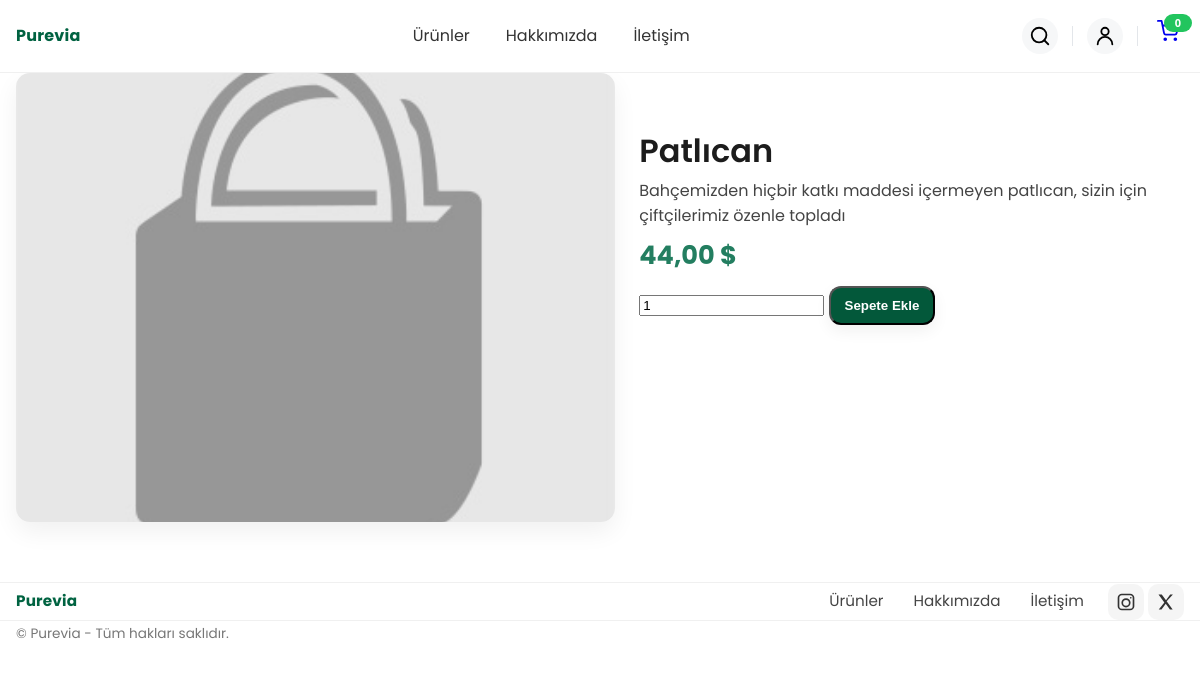
The page /urun/patlican/ on the database its author committed.
### urunler/models.py (models this page shows, shortened)
class Urunler(models.Model):
    isim = models.CharField(max_length=100)
    kullanici = models.ForeignKey(User,on_delete=models.CASCADE)
    marka = models.ForeignKey(Markalar,on_delete=models.CASCADE,blank=True,null=True)
    kategori =models.ForeignKey(Kategoriler,on_delete=models.CASCADE,null=True,blank=True)
    fiyat = models.DecimalField(decimal_places=2, max_digits=10)
    indirimli_fiyat = models.DecimalField(decimal_places=2, max_digits=10,null=True,blank=True)
    kisa_aciklama = models.CharField(max_length=100, null=True, blank=True)
    aciklama=models.TextField(blank=True, null=True)
    seo_title = models.CharField(max_length=100, null=True, blank=True)
    seo_description = models.TextField( null=True, blank=True)
    slug = models.SlugField(max_length=100, null=True, blank=True)
    aktifmi = models.BooleanField(default=True)
    resim = models.ImageField(upload_to="urunresimleri", null=True, blank=True)
    tarih = models.DateTimeField(auto_now_add=True)
    anasayfa = models.BooleanField(default=True)
    class Meta:
        verbose_name_plural = "Urunler"
        verbose_name = "Urun"

### urunler/views.py (the view)
# urls.py: path('urun/<slug:slug>/', views.urundetaysayfa, name='urundetay'),
def urundetaysayfa(request, slug):
    urun = get_object_or_404(Urunler,slug=slug)
    return render(request, 'urun.html',{"urun":urun})

### Purevia/context_processors.py (called while the page is built)
def global_context(request):
    cart = get_cart(request)
    total_items = 0
    for item in cart.values():
        if isinstance(item,dict):
            total_items += int(item.get('qty',0) or 0)
    return {
        'cart':cart,
        'cart_total_items':total_items,
        'site_name':'Purevia',
        'brand_color':'#006241',
    }

def cart_counter(request):
    cart = request.session.get('cart') or {}
    total_qty = 0
    for _, row in cart.items():
        try:
            total_qty += int(row.get('qty', 1))
        except Exception:
            total_qty += 1
    return {'cart_count':total_qty}

### urunler/utils.py (called while the page is built, shortened)
def get_cart(request):
    raw = request.session.get(CART_KEY) or {}
    cart = {}
    changet = False
    if changet:
        request.session[CART_KEY] = cart
        request.session.modified = True
    return cart

### templates/urun.html (shortened to what this page needs)
{% extends "base.html" %}
{% load static %}
{% block extra_css %}
<link rel="stylesheet" href="{% static 'css/product.css' %}">
{% endblock extra_css %}
{% block content %}
<section class="product container">
    <div class="product-grid">
        <div class="product-media">
            {% if urun.resim %}
                <img src="{{urun.resim.url}}" alt="{{urun.isim}}">
            {% else %}
                <img src="{% static 'default_image1.jpg' %}" alt="urun.isim">
            {% endif %}
        </div>
        <div class="product-info">
            <h1 class="product-title"> {{urun.isim}} </h1>
             <p class="product-desc"> {{urun.aciklama}} </p>
        <div class="product-price">
            {% if urun.indirimli_fiyat %}
                <strong class="price-discount"> {{urun.indirimli_fiyat}} $</strong>
                <del class="old">{{urun.fiyat}} $</del>
            {% else %}
                <strong class="price">{{urun.fiyat}} $</strong>
            {% endif %}
        </div>
        <div class="product-actions">
            <form action="{% url 'purevia:cart_add' %}" method="POST" class="add-to-cart">
                <input type="number" step="1" name="qty" min="1" value="1" class="qty-input">
                <button type="submit" class="btn btn-primary">Sepete Ekle</button>
            </form>
        </div>
        </div>
     </div>
</section>
{% endblock content %}

### static/css/style.css (style rules this page uses)
body { font-family: 'Poppins', sans-serif; font-weight: 400; font-size: 16px; line-height: 1.6; color: #333; }
h1, h2, h3, h4, h5 { font-weight: 600; line-height: 1.3; color: #1c1c1c; margin: 0 0 0 0.5rem; }
h1 { font-size: clamp(2rem, 5vw, 3rem); }
p { font-size: 1rem; color: #555; margin-bottom: 1em; }
.container { max-width: 1100px; margin: 0 auto; }
.product-grid { display: grid; gap: 20px; grid-template-columns: repeat(auto-fit,minmax(260px,1fr)); }
.price { font-weight: 600; font-size: 1.8rem; }
.btn { display: inline-block; text-align: center; padding: 10px 14px; border-radius: 12px; font-weight: 600; box-shadow: 0 6px 16px rgba(0, 0, 0, .06); text-decoration: none; }
.btn-primary { flex-shrink: 0; background-color: #03583a; color: #fff; border-radius: 12px; transition: background .15s ease, transform 1s ease; }

### static/css/base_style.css (style rules this page uses)
:root { --container:1280px; --brand: #006241; --blur-bg: rgba(255,255,255,.65); --nav-offset: 100px; }
body { margin: 0; font-family: 'Poppins',sans-serif; }
.container { max-width: var(--container); margin: 0 auto; padding: 0 16px; }

### static/css/product.css (style rules this page uses)
.product-grid { display: grid; gap: 24px; grid-template-columns: 1.1fr 1fr; align-items: start; }
.product-media { background: #fff; border-radius: 14px; box-shadow: 0 10px 24px rgba(0, 0, 0, .06); overflow: hidden; }
.product-media img { display: block; width: 100%; height: auto; aspect-ratio: 4/3; object-fit: cover; object-position: center; }
.product-title { margin: 0; font-size: clamp( 22px,3.4vw, 32px); line-height: 1.15; }
.product-desc { color: #444; margin: 8px 0 0 ; }
.product-price { display: flex; align-items: baseline; gap: 12px; margin-top: 6px; }
.price { font-weight: 700; font-size: 1.6rem; color: #237e60; }
.product-actions { display: flex; gap: 10px; align-items: center; margin-top: 10px; flex-wrap: wrap; }
.product-info { margin-top: 60px; }

### rows shown on the page
Urunler: isim "Patlıcan", aciklama "Bahçemizden hiçbir katkı maddesi içermeyen patlıcan, sizin için çiftçilerimiz özenle topladı", fiyat "44,00"

### other values the page prints
{{ cart_count|default:0 }} "0"
